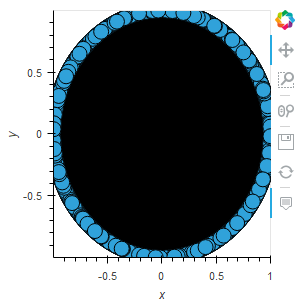

This chart was generated by the following Python code:
#from timeit import default_timer as timer

#start = timer()
from bokeh.document.document import Document
from csv import Sniffer
from holoviews.element.graphs import Graph
from holoviews import opts, renderer, extension
from networkx import from_pandas_adjacency
from networkx.drawing.layout import circular_layout
from pandas.core.frame import DataFrame
from pandas.core.reshape.concat import concat
from pandas.io.parsers import read_csv
#end = timer()
#print(end - start)

#start = timer()
extension('bokeh')
defaults = dict(width=400, height=400, padding=0.1)
opts.defaults(opts.EdgePaths(**defaults), opts.Graph(**defaults), opts.Nodes(**defaults))
#end = timer()
#print(end - start)

#start = timer()
with open("datasets/GephiMatrix_co-citation.csv", 'r') as csvfile:
    dialect = Sniffer().sniff(csvfile.readline())

#pd.set_option('display.width', 120)
#pd.set_option('display.max_columns', 5)
#pd.set_option('display.max_rows', 2000)

df = DataFrame()
for chunk in read_csv("datasets/GephiMatrix_co-citation.csv", sep=dialect.delimiter, mangle_dupe_cols=True, index_col=False, chunksize=1000):
    df = concat([df, chunk], ignore_index=True)

#df.index.name = "delete"
#df = df.drop(index='delete')

nodes = df.columns.values.tolist()
nodes.pop(0)
#print(nodes)
df["Unnamed: 0"] = nodes
df = df.rename(columns={'Unnamed: 0': 'name'})
df = df.set_index(keys='name')
#print(df)
#end = timer()
#print(end - start)

#start = timer()
G = from_pandas_adjacency(df)
#print(nx.info(G))
graph = Graph.from_networkx(G, circular_layout).opts(directed=True, width=600, height=600, arrowhead_length=0.05)
#end = timer()
#print(end - start)

#start = timer()
#circular = bundle_graph(graph)
#plot = datashade(circular, width=800, height=800) * circular.nodes
test = renderer('bokeh').server_doc(graph)
test = test.to_json()
#print(test)
#test = render(graph)
#renderer.save(graph, 'test')

#test = renderer.server_doc(graph)
#test = renderer.server_doc(plot)
#test.title = "test"
#json = dumps(json_item(test, "radialnodelink"))
#print(json)
#end = timer()
#print(end - start)